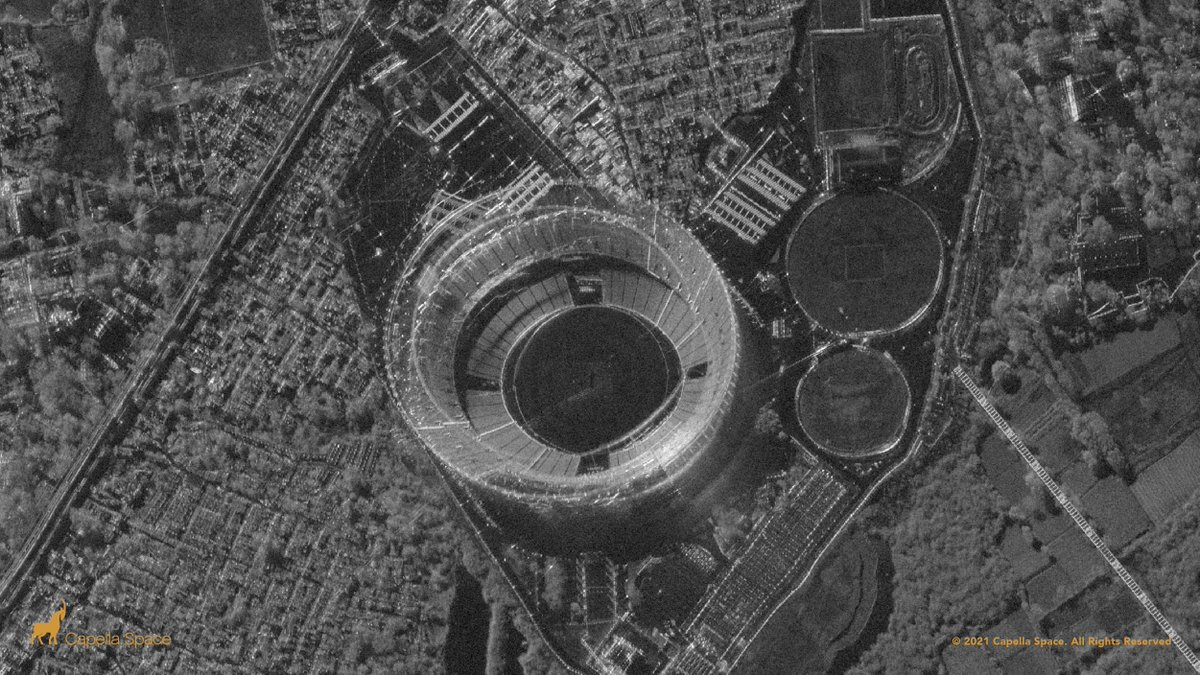
#> input picture Lab2/sar_1.jpg, 1200 x 675 px, given in place of sar_2.jpg, which was not available
$ jupyter execute ImageP3.ipynb   (older library calls are emulated)   (text cells are left out)
#> lines starting #> are read from the running program, lines starting #| are printed output that depends on the picture; after the words box and inside, x2 and y2 are one past the last pixel; in counts of white or black regions, pixels touching at a corner belong together; pictures that were not available may be replaced by others from this repository, and a replacement may not be noted
[cell 1]
import numpy as np
import cv2
import matplotlib.pyplot as plt

[cell 2]
image = cv2.imread('sar_2.jpg')
#> image is the input picture: shape (675, 1200, 3); mean B, G, R 78.1, 78.2, 78.3
image_gray = cv2.cvtColor(image, cv2.COLOR_BGR2GRAY)

[cell 3]
plt.imshow(image_gray, cmap="gray")

[cell 4]
import copy

bin_img = copy.deepcopy(image_gray)
T  = 50
bin_img[image_gray < T] = 0
#> bin_img: shape (675, 1200); min 0, max 255, mean 70.6
bin_img[image_gray >= T] = 255
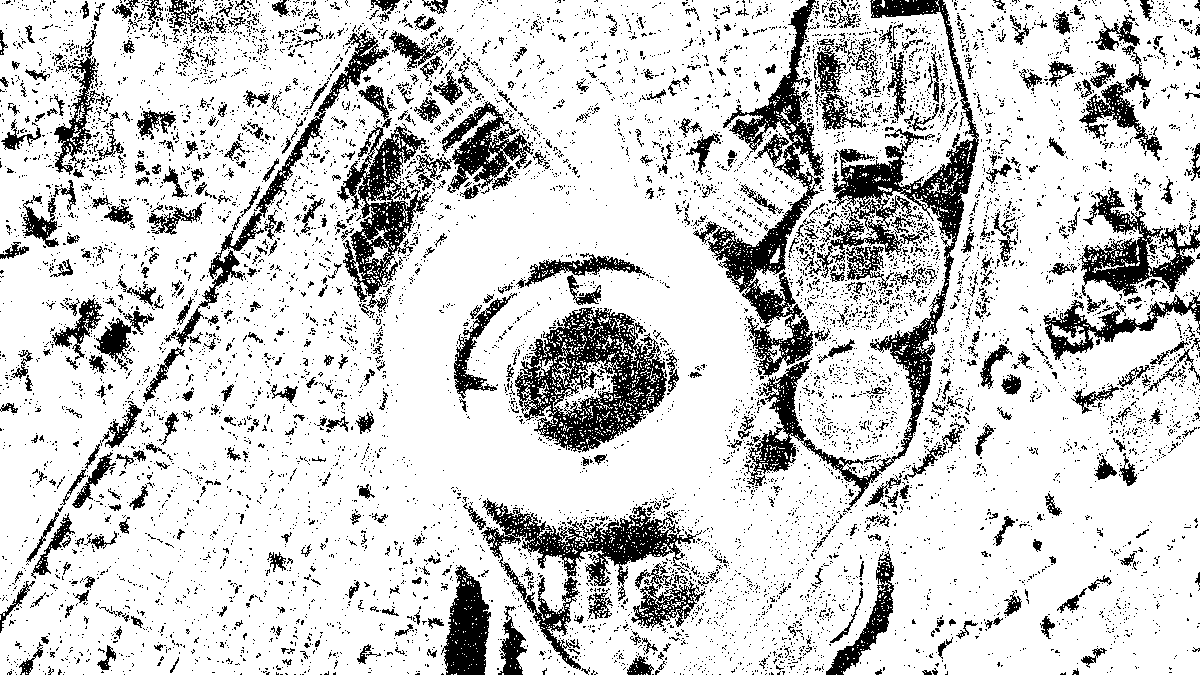
#> bin_img: shape (675, 1200); 81.4% white; 8875 black regions (8276 under 20 px), largest, box (x1, y1, x2, y2) and area: (744, 0, 979, 511) 15516, (515, 307, 667, 452) 10385, (693, 0, 825, 377) 10129

[cell 5]
plt.imshow(bin_img, cmap="gray")

[cell 6]
# otsu binarization
_,th2 = cv2.threshold(image_gray,0,255,cv2.THRESH_BINARY+cv2.THRESH_OTSU)
#> th2: shape (675, 1200); 36.3% white; 5021 white regions (4556 under 20 px), largest, box (x1, y1, x2, y2) and area: (0, 0, 806, 675) 140102, (921, 221, 1200, 675) 18712, (0, 193, 250, 597) 12765

[cell 7]
plt.imshow(th2, cmap="gray")

[cell 8]
#
th3 = cv2.adaptiveThreshold(image_gray,255,cv2.ADAPTIVE_THRESH_GAUSSIAN_C,\
            cv2.THRESH_BINARY,71,21)
#> th3: shape (675, 1200); 82.5% white; black in thin lines or dots

[cell 9]
plt.imshow(th3, cmap="gray")

[cell 10]
scale = 1
delta = 0
ddepth = cv2.CV_16S
grad_x = cv2.Sobel(image_gray, ddepth, 1, 0, ksize=3, scale=scale, delta=delta, borderType=cv2.BORDER_DEFAULT)
grad_y = cv2.Sobel(image_gray, ddepth, 0, 1, ksize=3, scale=scale, delta=delta, borderType=cv2.BORDER_DEFAULT)

[cell 11]
plt.imshow((grad_x - grad_x.min())*255, cmap="gray")

[cell 12]
plt.imshow((grad_y - grad_y.min())*255, cmap="gray")

[cell 13]
grad = cv2.addWeighted(grad_x, 0.5, grad_y, 0.5,0.0) # mean value between

[cell 14]
plt.imshow((grad - grad.min())*255, cmap="gray")

[cell 15]
edges = cv2.Canny(image_gray,100,200)
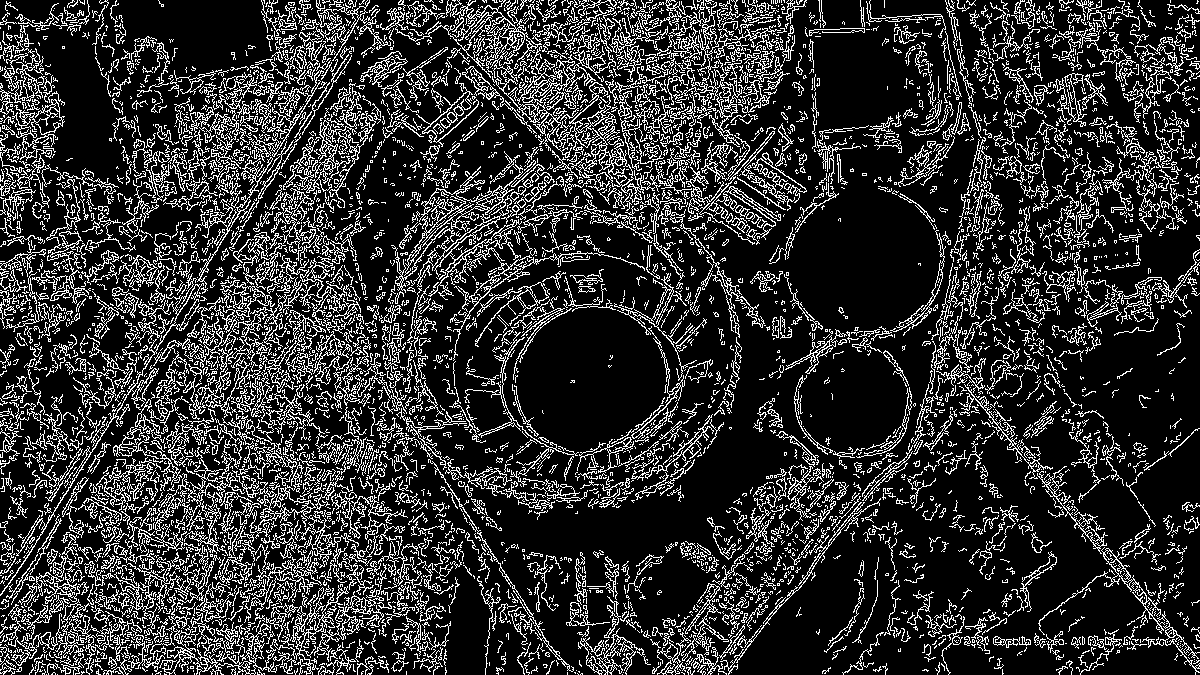
#> edges: shape (675, 1200); 19.1% white in thin lines or dots

[cell 16]
plt.imshow(edges, cmap="gray")

[cell 17]
image = cv2.imread('img_1.jpg')
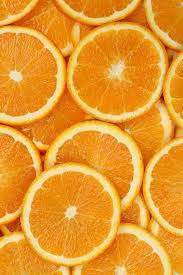
#> input picture Lab4/oranges_1.jpg, 183 x 275 px, given in place of img_1.jpg, which was not available
#> image is the input picture: shape (275, 183, 3); mean B, G, R 45.6, 152.9, 230.7
image = cv2.cvtColor(image, cv2.COLOR_RGB2BGR)
image_gray = cv2.cvtColor(image, cv2.COLOR_BGR2GRAY)
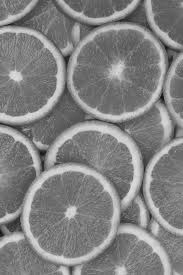
#> image_gray: shape (275, 183); min 13, max 231, mean 129.7

[cell 18]
plt.imshow(image)

[cell 19]
canny = cv2.Canny(image_gray,50,150,apertureSize = 3)
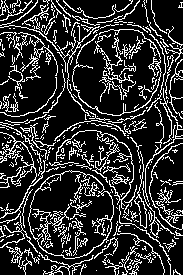
#> canny: shape (275, 183); 19.6% white in thin lines or dots

[cell 20]
lines = cv2.HoughLines(canny, 1, np.pi / 180, 190)
#> lines = None

[cell 21]
import math

if lines is not None:
        for i in range(0, len(lines)):
            rho = lines[i][0][0]
            theta = lines[i][0][1]
            a = math.cos(theta)
            b = math.sin(theta)
            x0 = a * rho
            y0 = b * rho
            pt1 = (int(x0 + 1000*(-b)), int(y0 + 1000*(a)))
            pt2 = (int(x0 - 1000*(-b)), int(y0 - 1000*(a)))
            cv2.line(image, pt1, pt2, (0,0,255), 3, cv2.LINE_AA)

[cell 22]
plt.imshow(image)

[cell 23]
#ДЗ
# 1. Для изображения sar_3.jpg найти наиболее протяженный участок
# (выделить линии при помощи преобразования Хафа)
# 2. Для изображения sar_3.jpg провести исследование алгоритмов бинаризации, выделить участок дорожной полосы.

[cell 24]
# 1
image = cv2.imread('D:\Image_Processing\Lab3\sar_3.jpg')
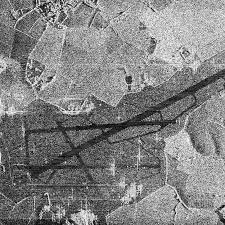
#> input picture Lab3/sar_3.jpg, 225 x 225 px, found by its file name
#> image is the input picture: shape (225, 225, 3); min 0, max 255, mean 130.6
image = cv2.cvtColor(image, cv2.COLOR_RGB2BGR)
image_gray = cv2.cvtColor(image, cv2.COLOR_BGR2GRAY)
#> image_gray: shape (225, 225)
plt.imshow(image)
plt.show()

[cell 25]
image_blur = cv2.GaussianBlur(image_gray, (5,5), 0)
plt.imshow(image_blur, cmap='gray')
plt.show()

[cell 26]
canny = cv2.Canny(image_blur,50,150,apertureSize = 3)
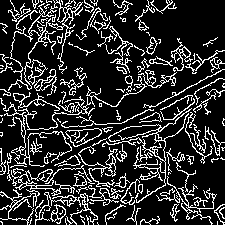
#> canny: shape (225, 225); 18.3% white in thin lines or dots

plt.imshow(canny, cmap = 'gray')
plt.show()

[cell 27]
lines = cv2.HoughLines(canny, 1, np.pi / 180, 120)
#> lines = [[172, 1.08], [165, 1.08]]

if lines is not None:
    linee = None
    max_length = 0
    for rho, theta in lines[:, 0]:
        a = np.cos(theta)
        b = np.sin(theta)
        x0 = a * rho
        y0 = b * rho
        pt1 = (int(x0 + 1000 * (-b)), int(y0 + 1000 * (a)))
        pt2 = (int(x0 - 1000 * (-b)), int(y0 - 1000 * (a)))
        length = np.sqrt((pt1[0] - pt2[0])**2 + (pt1[1] - pt2[1])**2)
        if length > max_length:
            max_length = length
            linee = (pt1, pt2)
#> this loop made 2 passes
#> (rho, theta, a, b, x0, y0, length, max_length) on pass 1: (172, 1.08, 0.469, 0.883, 80.75, 151.9, 1998.8, 1998.8)
#> (rho, theta, a, b, x0, y0, pt1, pt2) on pass 2: (165, 1.08, 0.469, 0.883, 77.46, 145.7, (-805, 615), (960, -323))
#> after the loop, max_length = 1998.8
    if linee:
        cv2.line(image, linee[0], linee[1], (0, 0, 255), 7, cv2.LINE_AA)
#> image: shape (225, 225, 3); 5.36% of pixels changed, all inside (x1, y1, x2, y2) = (0, 70, 225, 202)

plt.imshow(image)
plt.show()
# gauss blur + canny + houghlines

[cell 28]
# 2
image = cv2.imread('D:\Image_Processing\Lab3\sar_3.jpg')
image_gray = cv2.cvtColor(image, cv2.COLOR_BGR2GRAY)
plt.imshow(image_gray, cmap="gray")
plt.show()

[cell 29]
bin_img = copy.deepcopy(image_gray)
T  = 50
bin_img[image_gray < T] = 0
#> bin_img: shape (225, 225)
bin_img[image_gray >= T] = 255
#> bin_img: shape (225, 225); 94.6% white; black in thin lines or dots
plt.imshow(bin_img, cmap="gray")
plt.show()

[cell 30]
_,th2 = cv2.threshold(image_gray,0,255,cv2.THRESH_BINARY+cv2.THRESH_OTSU)
#> th2: shape (225, 225); 51.4% white; 1013 black regions (974 under 20 px), largest, box (x1, y1, x2, y2) and area: (0, 64, 225, 225) 17840, (0, 0, 59, 90) 2187, (167, 173, 214, 212) 328
plt.imshow(th2, cmap="gray")
plt.show()

[cell 31]
th3 = cv2.adaptiveThreshold(image_gray,255,cv2.ADAPTIVE_THRESH_GAUSSIAN_C,\
            cv2.THRESH_BINARY,71,21)
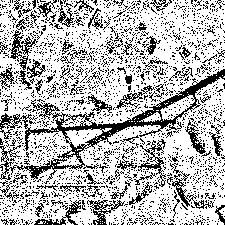
#> th3: shape (225, 225); 71.7% white; black in thin lines or dots
plt.imshow(th3, cmap="gray")
plt.show()

[cell 32]
scale = 0.5
delta = 0.1
ddepth = cv2.CV_16S
grad_x = cv2.Sobel(image_gray, ddepth, 1, 0, ksize=3, scale=scale, delta=delta, borderType=cv2.BORDER_DEFAULT)
#> grad_x: shape (225, 225) int16
grad_y = cv2.Sobel(image_gray, ddepth, 0, 1, ksize=3, scale=scale, delta=delta, borderType=cv2.BORDER_DEFAULT)
#> grad_y: shape (225, 225) int16
plt.imshow((grad_x - grad_x.min())*255, cmap="gray")
plt.show()

[cell 33]
plt.imshow((grad_y - grad_y.min())*255, cmap="gray")
plt.show()

[cell 34]
grad = cv2.addWeighted(grad_x, 0.5, grad_y, 0.5,0.0)
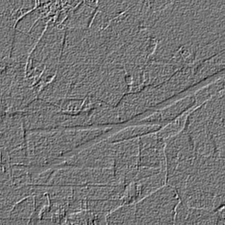
#> grad: shape (225, 225) int16; min -249, max 291, mean 0.1; drawn with min black and max white
plt.imshow((grad - grad.min())*255, cmap="gray")
plt.show()
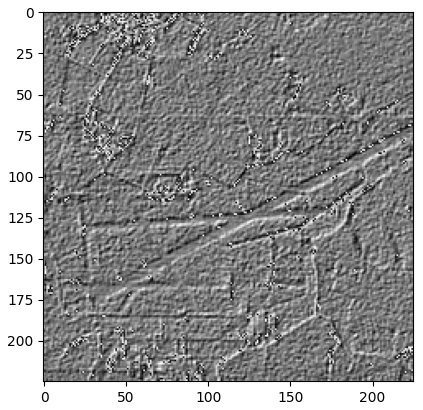
#> figure drawn by matplotlib, 1 panel
